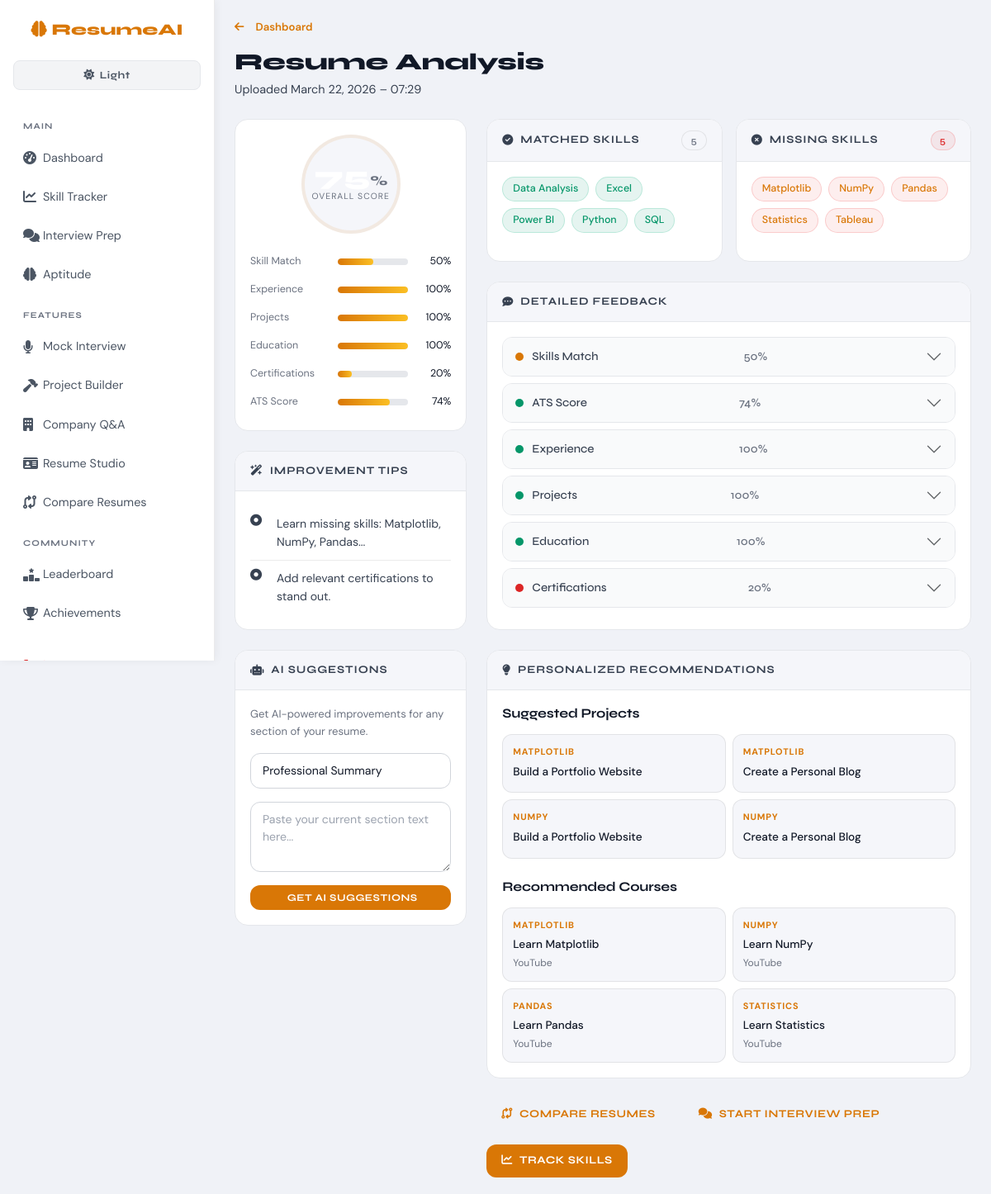
/analysis/1/ (signed in), run on the app's committed database.
### analyzer/models.py (models this page shows, shortened)
class Resume(models.Model):
    user = models.ForeignKey(User, on_delete=models.CASCADE, related_name='resumes')
    file = models.FileField(upload_to='resumes/')
    uploaded_at = models.DateTimeField(auto_now_add=True)
    extracted_text = models.TextField(blank=True)
    extracted_skills = models.JSONField(default=list)
    experience_present = models.BooleanField(default=False)
    projects_present = models.BooleanField(default=False)
    score = models.FloatField(default=0.0)
    class Meta:
        ordering = ['-uploaded_at']

class ResumeAnalysis(models.Model):
    resume = models.OneToOneField(Resume, on_delete=models.CASCADE, related_name='analysis')
    ats_score = models.FloatField(default=0.0)
    education_score = models.FloatField(default=0.0)
    project_score = models.FloatField(default=0.0)
    experience_score = models.FloatField(default=0.0)
    certification_score = models.FloatField(default=0.0)
    skill_match_score = models.FloatField(default=0.0)
    education_feedback = models.TextField(blank=True)
    project_feedback = models.TextField(blank=True)
    experience_feedback = models.TextField(blank=True)
    certification_feedback = models.TextField(blank=True)
    skill_feedback = models.TextField(blank=True)
    general_feedback = models.TextField(blank=True)

class Skill(models.Model):
    name = models.CharField(max_length=100, unique=True)
    class Meta:
        ordering = ['name']

### analyzer/views.py (the view)
# urls.py: path('analysis/<int:pk>/', views.analysis_detail, name='analysis_detail'),
@login_required
def analysis_detail(request, pk):
    resume = get_object_or_404(Resume, pk=pk, user=request.user)
    analysis = getattr(resume, 'analysis', None)
    profile, _ = UserProfile.objects.get_or_create(user=request.user)
    job_role = profile.target_job_role
    missing_skills = get_skill_gap(resume.extracted_skills, job_role)
    matching_skills = [s for s in resume.extracted_skills if job_role and s in list(job_role.skills.values_list('name', flat=True))]
    projects_rec, courses_rec, certs_rec = get_recommendations(missing_skills)
    improvement_tips = []
    if not resume.experience_present:
        improvement_tips.append('Add a detailed work experience / internship section.')
    if not resume.projects_present:
        improvement_tips.append('Include a projects section with GitHub links.')
    if len(missing_skills) > 3:
        improvement_tips.append(f'Learn missing skills: {", ".join(missing_skills[:3])}...')
    if analysis and analysis.education_score < 50:
        improvement_tips.append('Strengthen your education section with degree, institution, and graduation year.')
    if analysis and analysis.certification_score < 50:
        improvement_tips.append('Add relevant certifications to stand out.')
    return render(request, 'analysis_detail.html', {
        'resume': resume,
        'analysis': analysis,
        'matching_skills': matching_skills,
        'missing_skills': missing_skills,
        'projects_rec': projects_rec[:6],
        'courses_rec': courses_rec[:6],
        'certs_rec': certs_rec[:6],
        'improvement_tips': improvement_tips,
        'profile': profile,
    })

### analyzer/templatetags/analyzer_tags.py (called while the page is built)
@register.filter(name='zip_feedback')
def zip_feedback(analysis):
    if not analysis:
        return []
    return [
        ('Skills Match',   analysis.skill_match_score,   analysis.skill_feedback),
        ('ATS Score',      analysis.ats_score,            analysis.general_feedback),
        ('Experience',     analysis.experience_score,     analysis.experience_feedback),
        ('Projects',       analysis.project_score,        analysis.project_feedback),
        ('Education',      analysis.education_score,      analysis.education_feedback),
        ('Certifications', analysis.certification_score,  analysis.certification_feedback),
    ]

### analyzer/utils.py (called while the page is built)
def get_skill_gap(extracted_skills, job_role):
    if not job_role:
        return []
    required = list(job_role.skills.values_list('name', flat=True))
    missing = [s for s in required if s not in extracted_skills]
    return missing

### templates/analysis_detail.html (shortened to what this page needs)
{% extends 'base.html' %}
{% load analyzer_tags %}
{% block content %}
<div class="page-header">
  <a href="{% url 'dashboard' %}" class="back-btn"><i class="fa-solid fa-arrow-left me-2"></i>Dashboard</a>
  <h1 class="page-title mt-2">Resume Analysis</h1>
  <p class="page-subtitle">Uploaded {{ resume.uploaded_at|date:"F d, Y – H:i" }}</p>
</div>
<div class="row g-4">
  <div class="col-lg-4">
    <div class="card-glass mb-4">
      <div class="card-glass-body text-center">
        <div class="score-ring-xl mx-auto mb-3">
          <span class="score-val-xl">{{ resume.score|floatformat:0 }}<small>%</small></span>
          <span class="score-label-sm">Overall Score</span>
        </div>
        <div class="row g-2 text-start mt-2">
          {% if analysis %}
          <div class="col-12"><div class="analysis-bar-row"><span>Skill Match</span><div class="progress flex-grow-1 mx-2" style="height:8px"><div class="progress-bar" style="width:{{ analysis.skill_match_score }}%"></div></div><span>{{ analysis.skill_match_score|floatformat:0 }}%</span></div></div>
          <div class="col-12"><div class="analysis-bar-row"><span>Experience</span><div class="progress flex-grow-1 mx-2" style="height:8px"><div class="progress-bar" style="width:{{ analysis.experience_score }}%"></div></div><span>{{ analysis.experience_score|floatformat:0 }}%</span></div></div>
          <div class="col-12"><div class="analysis-bar-row"><span>Projects</span><div class="progress flex-grow-1 mx-2" style="height:8px"><div class="progress-bar" style="width:{{ analysis.project_score }}%"></div></div><span>{{ analysis.project_score|floatformat:0 }}%</span></div></div>
          <div class="col-12"><div class="analysis-bar-row"><span>Education</span><div class="progress flex-grow-1 mx-2" style="height:8px"><div class="progress-bar" style="width:{{ analysis.education_score }}%"></div></div><span>{{ analysis.education_score|floatformat:0 }}%</span></div></div>
          <div class="col-12"><div class="analysis-bar-row"><span>Certifications</span><div class="progress flex-grow-1 mx-2" style="height:8px"><div class="progress-bar" style="width:{{ analysis.certification_score }}%"></div></div><span>{{ analysis.certification_score|floatformat:0 }}%</span></div></div>
          <div class="col-12"><div class="analysis-bar-row"><span>ATS Score</span><div class="progress flex-grow-1 mx-2" style="height:8px"><div class="progress-bar bg-accent" style="width:{{ analysis.ats_score }}%"></div></div><span>{{ analysis.ats_score|floatformat:0 }}%</span></div></div>
          {% endif %}
        </div>
      </div>
    </div>
    {% if improvement_tips %}
    <div class="card-glass mb-4">
      <div class="card-glass-header"><i class="fa-solid fa-wand-magic-sparkles me-2" style="color:var(--warning)"></i>Improvement Tips</div>
      <div class="card-glass-body">
        <ul class="tip-list">
          {% for tip in improvement_tips %}
          <li><i class="fa-solid fa-circle-dot me-2" style="color:var(--warning)"></i>{{ tip }}</li>
          {% endfor %}
        </ul>
      </div>
    </div>
    {% endif %}
    <div class="card-glass">
      <div class="card-glass-header"><i class="fa-solid fa-robot me-2" style="color:var(--primary)"></i>AI Suggestions</div>
      <div class="card-glass-body">
        <p class="text-muted small mb-3">Get AI-powered improvements for any section of your resume.</p>
        <div class="mb-3">
          <select class="form-select form-select-sm" id="aiSection">
            <option value="summary">Professional Summary</option>
          </select>
        </div>
        <textarea class="form-control form-control-sm mb-3" rows="3" id="aiText" placeholder="Paste your current section text here..."></textarea>
        <button class="btn btn-primary btn-sm w-100" id="aiSuggestBtn">Get AI Suggestions</button>
      </div>
    </div>
  </div>
  <div class="col-lg-8">
    <div class="row g-3 mb-4">
      <div class="col-md-6">
        <div class="card-glass h-100">
          <div class="card-glass-header"><i class="fa-solid fa-circle-check me-2" style="color:var(--success)"></i>Matched Skills <span class="badge-pill ms-auto">{{ matching_skills|length }}</span></div>
          <div class="card-glass-body"><div class="skills-cloud">{% for s in matching_skills %}<span class="skill-tag skill-tag-green">{{ s }}</span>{% empty %}<p class="text-muted small">No role selected.</p>{% endfor %}</div></div>
        </div>
      </div>
      <div class="col-md-6">
        <div class="card-glass h-100">
          <div class="card-glass-header"><i class="fa-solid fa-circle-xmark me-2" style="color:var(--danger)"></i>Missing Skills <span class="badge-pill ms-auto badge-danger">{{ missing_skills|length }}</span></div>
          <div class="card-glass-body"><div class="skills-cloud">{% for s in missing_skills %}<a href="{% url 'skill_tracker_list' %}" class="skill-tag skill-tag-red">{{ s }}</a>{% empty %}<p class="text-success small">All required skills present! 🎉</p>{% endfor %}</div></div>
        </div>
      </div>
    </div>
    {% if analysis %}
    <div class="card-glass mb-4">
      <div class="card-glass-header"><i class="fa-solid fa-comment-dots me-2" style="color:var(--primary)"></i>Detailed Feedback</div>
      <div class="card-glass-body">
        <div class="accordion" id="feedbackAccordion">
          {% with feedbacks=analysis %}
          {% for label, score, feedback in feedbacks|zip_feedback %}
          <div class="accordion-item feedback-item border-0 mb-2">
            <h2 class="accordion-header">
              <button class="accordion-button feedback-btn collapsed" type="button" data-bs-toggle="collapse" data-bs-target="#fb{{ forloop.counter }}">
                <span class="feedback-score-dot {% if score >= 70 %}good{% elif score >= 40 %}medium{% else %}bad{% endif %}"></span>
                {{ label }} <span class="ms-auto me-3 text-muted">{{ score|floatformat:0 }}%</span>
              </button>
            </h2>
          </div>
          {% endfor %}
          {% endwith %}
        </div>
      </div>
    </div>
    {% endif %}
    {% if projects_rec or courses_rec %}
    <div class="card-glass mb-4">
      <div class="card-glass-header"><i class="fa-solid fa-lightbulb me-2" style="color:var(--warning)"></i>Personalized Recommendations</div>
      <div class="card-glass-body">
        <h6 class="mb-3">Suggested Projects</h6>
        <div class="row g-2 mb-4">
          {% for p in projects_rec|slice:":4" %}<div class="col-md-6"><div class="rec-card"><div class="rec-skill-badge">{{ p.skill }}</div><div class="rec-title">{{ p.project }}</div></div></div>{% endfor %}
        </div>
        <h6 class="mb-3">Recommended Courses</h6>
        <div class="row g-2">
          {% for c in courses_rec|slice:":4" %}<div class="col-md-6"><a href="{{ c.url }}" target="_blank" class="rec-card rec-card-link"><div class="rec-skill-badge">{{ c.skill }}</div><div class="rec-title">{{ c.name }}</div><div class="rec-platform">{{ c.platform }}</div></a></div>{% endfor %}
        </div>
      </div>
    </div>
    {% endif %}
    <div class="d-flex gap-3 flex-wrap">
      <a href="{% url 'compare_resumes' %}?r1={{ resume.pk }}" class="btn btn-outline-primary"><i class="fa-solid fa-code-compare me-2"></i>Compare Resumes</a>
      <a href="{% url 'interview_prep' %}" class="btn btn-outline-primary"><i class="fa-solid fa-comments me-2"></i>Start Interview Prep</a>
      <a href="{% url 'skill_tracker_list' %}" class="btn btn-primary"><i class="fa-solid fa-chart-line me-2"></i>Track Skills</a>
    </div>
  </div>
</div>
{% endblock %}

### data on the page
Resume: uploaded_at "March 22, 2026 – 07:29", score "75"
ResumeAnalysis: skill_match_score "50", experience_score "100", project_score "100", education_score "100", certification_score "20", ats_score "74", feedbacks "50" "74" "100" "100" "100" "20"
Skill: name "Data Analysis"
Skill: name "Excel"
Skill: name "Power BI"
Skill: name "Python"
Skill: name "SQL"
Skill: name "Matplotlib", skill "MATPLOTLIB", project "Build a Portfolio Website", project "Create a Personal Blog", name "Learn Matplotlib", platform "YouTube"
Skill: name "NumPy", skill "NUMPY", project "Build a Portfolio Website", project "Create a Personal Blog", name "Learn NumPy", platform "YouTube"
Skill: name "Pandas", skill "PANDAS", name "Learn Pandas", platform "YouTube"
Skill: name "Statistics", skill "STATISTICS", name "Learn Statistics", platform "YouTube"
Skill: name "Tableau"

### other printed values
{{ tip }} "Learn missing skills: Matplotlib, NumPy, Pandas..." "Add relevant certifications to stand out."
{{ matching_skills|length }} "5"
{{ missing_skills|length }} "5"
{{ label }} "Skills Match" "ATS Score" "Experience" "Projects" "Education" "Certifications"
